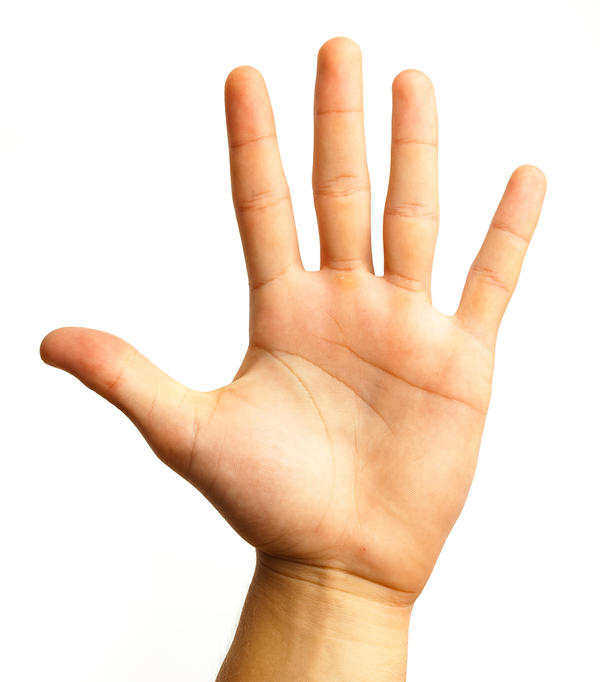
#> input picture hand.jpg, 600 x 682 px
$ python future.py
#> lines starting #> are read from the running program, lines starting #| are printed output that depends on the picture; after the words box and inside, x2 and y2 are one past the last pixel; in counts of white or black regions, pixels touching at a corner belong together
# -*- coding: utf-8 -*-
"""
Created on Sun Aug  5 19:56:58 2018

@author: paragikjain
"""

import cv2
import numpy as np
img=cv2.imread("hand.jpg")
#> img is the input picture: shape (682, 600, 3); mean B, G, R 210.3, 226.7, 246
gray=cv2.cvtColor(img,cv2.COLOR_BGR2GRAY)
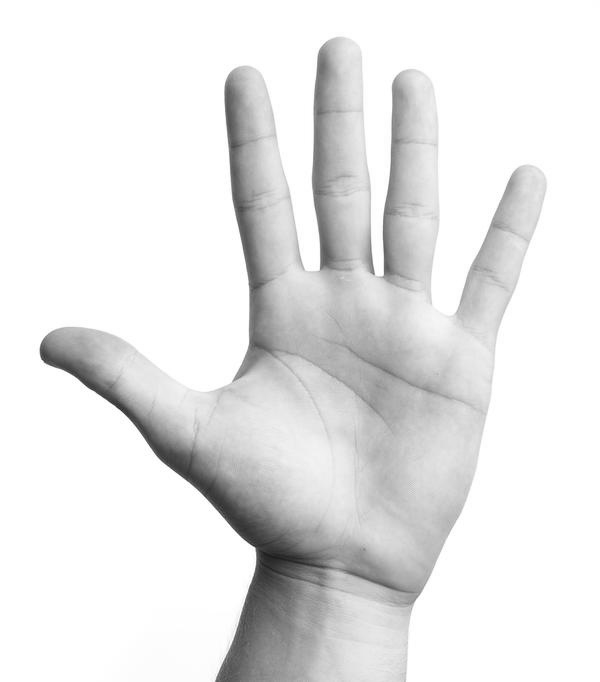
#> gray: shape (682, 600); min 29, max 255, mean 230.6
edges=cv2.Canny(gray,75,150)
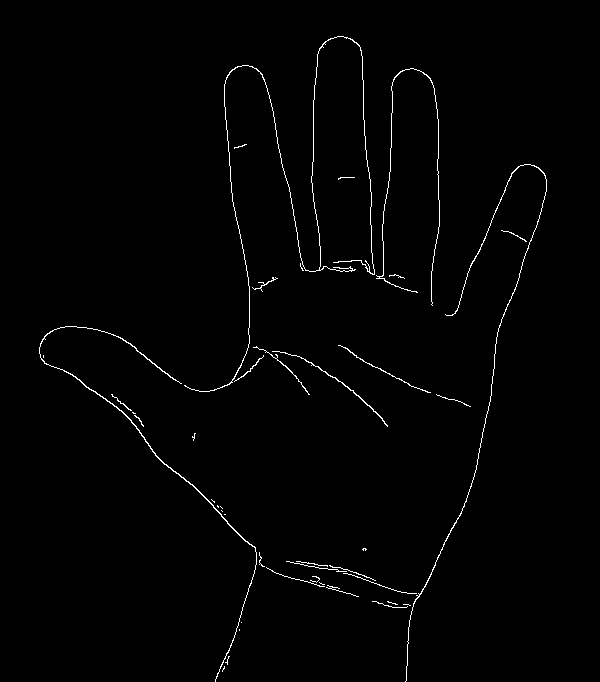
#> edges: shape (682, 600); 1.1% white in thin lines or dots, all inside (x1, y1, x2, y2) = (39, 36, 547, 682)
lines=cv2.HoughLinesP(edges,1,np.pi/180,50)
#> lines = 107 rows, first 6: [363, 80, 363, 95], [370, 216, 370, 224], [213, 507, 249, 544], [397, 607, 397, 607], [358, 44, 358, 45], [385, 423, 385, 424]
for line in  lines:
 x1,y1,x2,y2=line[0]
#> this loop made 107 passes
#> (x1, y1, x2, y2) on passes 1 to 12: (363, 80, 363, 95), (370, 216, 370, 224), (213, 507, 249, 544), (397, 607, 397, 607), (358, 44, 358, 45), (385, 423, 385, 424), (366, 152, 366, 159), (224, 84, 224, 93), (224, 101, 224, 106), (313, 145, 313, 100), (317, 220, 319, 239), (509, 180, 511, 175)

cv2.imshow("Edges",edges)
cv2.imshow("Image",img)
cv2.waitKey(0)
